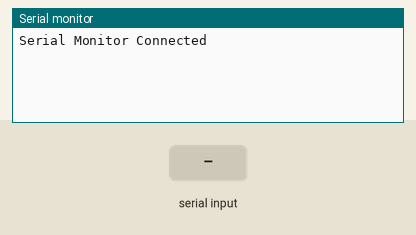
Simulated run of this sketch. Board: Arduino Mega 2560, built with avr-gcc and run on an emulated ATmega2560. Parts: the last lines printed to the serial monitor. Inputs (shaded band) come from the test bench.

Above: at 1.2 s.
1.3 s: "90,45\n" received over Serial
At 2.5 s:
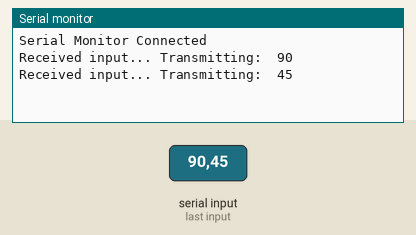
2.8 s: "90,45\n" received over the second serial link
At 3.6 s:
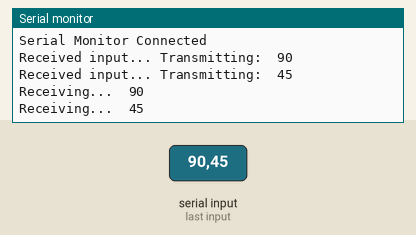
4.3 s: "30,150\n" received over Serial
At 5.0 s:
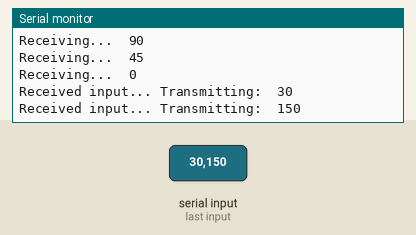
5.8 s: "30,150\n" received over the second serial link
At 8.0 s:
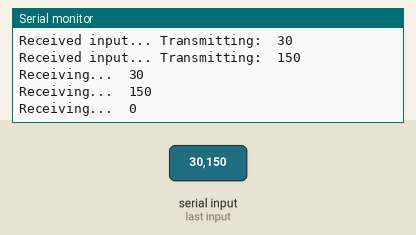
Timing chart, 0 to 8.3 s (numbered marks = the images above; inputs shaded):
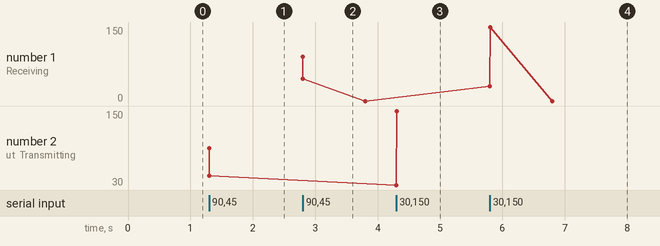

The sketch:

00_transmitter.ino
```cpp
/*            Transmitter
 For more details see: http://projectsfromtech.blogspot.com/

 This sketch makes use of Serial1. This functionality is only found on the Arduino Mega and other 3rd party boards.
 Tx1: pin 18   Rx1: pin 19
 Connect the Tx1->Rx  and Rx1 ->Tx pins with the board running Add_Five_Rx.ino
 Connect the Grounds of the two boards

 Read integer value from Serial Monitor
 Transmit that value to the Rx board
 Receive integer from Rx and print to Serial Monitor

 Note: The Tx and Rx boards are just names I chose. The communication is 2-way.
 Master-slave would probably be a better option.
 */


int val = 0;
int incoming = 0;
int incoming1 = 0;

void setup()
{
  Serial.begin(115200);  //Begin Serial to talk to the Serial Monitor
  Serial1.begin(115200); //Begin Serial to talk to the Rx Arduino

  Serial.println("Serial Monitor Connected");

  Serial.flush();     //clear any garbage in the buffer.
  Serial1.flush();     //clear any garbage in the buffer.
}

void loop()
{
  //   From the USB
  if (Serial.available())           //while there is something to be read
  {
    val = Serial.parseInt();
    if (val != 0)
    {
      Serial.print("Received input... Transmitting:  ");
      Serial.println(val);         //Print value to the Serial Monitor
      Serial1.write(val);          //Send value to the Rx Arduino
    }
    // incoming = Serial.available();  // Warum diese Zeile ?!?
  }

  //     From the Rx Arduino
  if(Serial1.available())           //While there is something to be read
  {
    val = Serial1.parseInt();    //Get new value
    Serial.print("Receiving...  ");
    Serial.println(val);        //Print new value to the Serial Monitor
    //incoming1 = Serial1.available(); // Warum diese Zeile ?!?
  }
}
```

Measured:
- after the input at 1.3 s, the serial monitor: prints a new line at once (image 1)
- after the input at 2.8 s, the serial monitor: prints a new line at once (image 2)
- after the input at 4.3 s, the serial monitor: prints a new line at once (image 3)
- after the input at 5.8 s, the serial monitor: prints a new line at once (image 4)
- plotted number 2: 45 → 150 after the input at 4.3 s
